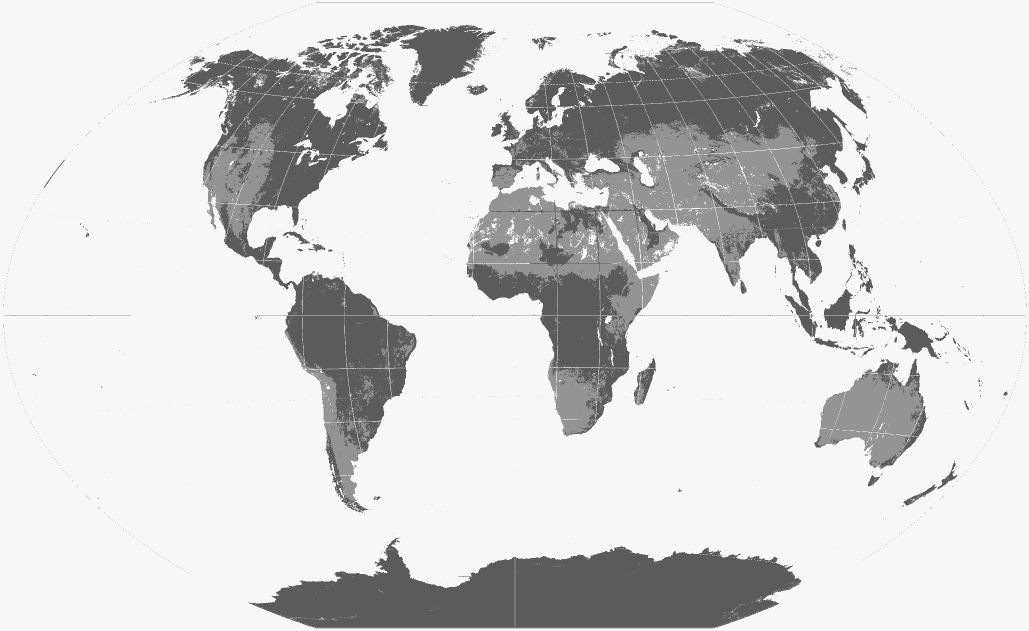
#> input picture data/Winkel_triple_projection_3c_gray.png, 2058 x 1262 px (shown at 1/2 size)
$ jupyter execute --allow-errors world_map.ipynb
#> lines starting #> are read from the running program, lines starting #| are printed output that depends on the picture
[cell 1]
import matplotlib.pyplot as plt
from matplotlib.image import imread
import numpy as np
from scipy  import ndimage

[cell 2]
image = imread('data/Winkel_triple_projection_3c_gray.png')
#> image is the input picture: shape (1262, 2058) float32; min 0.357, max 0.969, mean 0.835

#> (a cell that did not finish here is left out)

[cell 4]
def rgb2gray(rgb):
    return np.dot(rgb[...,:3], [0.299, 0.587, 0.114])

[cell 5]
gray = rgb2gray(image)
#> gray = 1262 values from 0.969 to 0.969

[cell 6]
image[image==0] = 0.5
image[image==1] = 0
image[image==.5] = 1

#> (a cell that did not finish here is left out)

[cell 8]
np.unique(image)
#> Out = [0.357, 0.58, 0.969]

[cell 9]
q = ndimage.measurements.center_of_mass(image)
#> q = (637.1, 1015.5)

[cell 10]
q = list(map(int, q))
#> q = [637, 1015]
q
#> Out = [637, 1015]

[cell 11]
import cv2

[cell 12]
backtorgb = cv2.cvtColor(image,cv2.COLOR_GRAY2RGB)

[cell 13]
N = 16
for i in range(q[0]-N, q[0]+N):
    for j in range(q[1]-N, q[1]+N):
        backtorgb[i, j] = 255,0,0
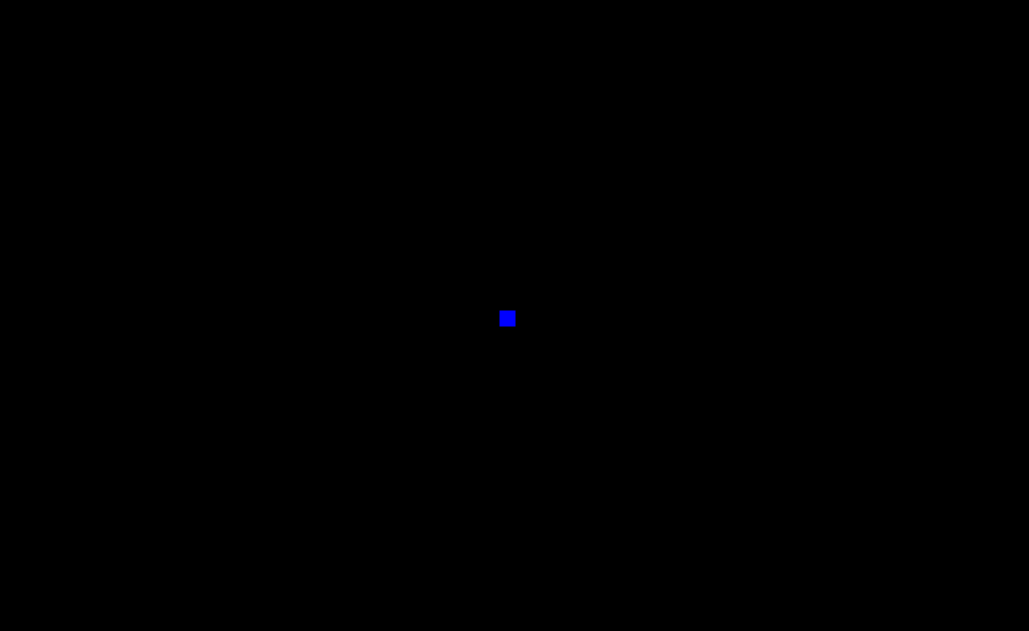
#> backtorgb: shape (1262, 2058, 3) float32 (shown at 1/2 size); mean B, G, R 0.9, 0.8, 0.8

[cell 14]
backtorgb[579,1120]
#> Out = [0.357, 0.357, 0.357]
